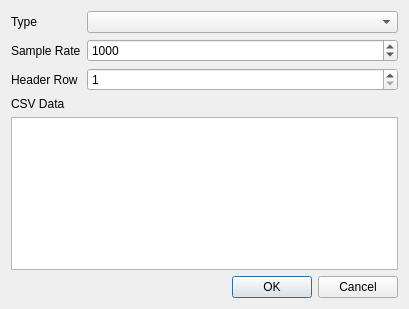
<?xml version="1.0" encoding="UTF-8"?>
<ui version="4.0">
 <class>Dialog</class>
 <widget class="QDialog" name="Dialog">
  <property name="geometry">
   <rect>
    <x>0</x>
    <y>0</y>
    <width>409</width>
    <height>309</height>
   </rect>
  </property>
  <property name="windowTitle">
   <string>Dialog</string>
  </property>
  <layout class="QVBoxLayout" name="verticalLayout">
   <item>
    <layout class="QFormLayout" name="formLayout">
     <item row="0" column="1">
      <widget class="QComboBox" name="typeComboBox">
       <property name="currentText">
        <string/>
       </property>
      </widget>
     </item>
     <item row="0" column="0">
      <widget class="QLabel" name="typeLabel">
       <property name="text">
        <string>Type</string>
       </property>
      </widget>
     </item>
     <item row="1" column="1">
      <widget class="QSpinBox" name="sampleRateSpinBox">
       <property name="minimum">
        <number>1</number>
       </property>
       <property name="maximum">
        <number>999999999</number>
       </property>
       <property name="value">
        <number>1000</number>
       </property>
      </widget>
     </item>
     <item row="1" column="0">
      <widget class="QLabel" name="sampleRateLabel">
       <property name="text">
        <string>Sample Rate</string>
       </property>
      </widget>
     </item>
     <item row="2" column="0">
      <widget class="QLabel" name="headerRowLabel">
       <property name="text">
        <string>Header Row</string>
       </property>
      </widget>
     </item>
     <item row="2" column="1">
      <widget class="QSpinBox" name="headerRowSpinBox">
       <property name="minimum">
        <number>1</number>
       </property>
       <property name="value">
        <number>1</number>
       </property>
      </widget>
     </item>
    </layout>
   </item>
   <item>
    <widget class="QLabel" name="csvLabel">
     <property name="text">
      <string>CSV Data</string>
     </property>
    </widget>
   </item>
   <item>
    <widget class="CSVViewer" name="csvViewer">
     <property name="enabled">
      <bool>true</bool>
     </property>
     <property name="undoRedoEnabled">
      <bool>false</bool>
     </property>
     <property name="readOnly">
      <bool>true</bool>
     </property>
    </widget>
   </item>
   <item>
    <widget class="QDialogButtonBox" name="buttonBox">
     <property name="orientation">
      <enum>Qt::Horizontal</enum>
     </property>
     <property name="standardButtons">
      <set>QDialogButtonBox::Cancel|QDialogButtonBox::Ok</set>
     </property>
    </widget>
   </item>
  </layout>
 </widget>
 <customwidgets>
  <customwidget>
   <class>CSVViewer</class>
   <extends>QPlainTextEdit</extends>
   <header location="global">..csvviewer</header>
  </customwidget>
 </customwidgets>
 <resources/>
 <connections>
  <connection>
   <sender>buttonBox</sender>
   <signal>accepted()</signal>
   <receiver>Dialog</receiver>
   <slot>accept()</slot>
   <hints>
    <hint type="sourcelabel">
     <x>248</x>
     <y>254</y>
    </hint>
    <hint type="destinationlabel">
     <x>157</x>
     <y>274</y>
    </hint>
   </hints>
  </connection>
  <connection>
   <sender>buttonBox</sender>
   <signal>rejected()</signal>
   <receiver>Dialog</receiver>
   <slot>reject()</slot>
   <hints>
    <hint type="sourcelabel">
     <x>316</x>
     <y>260</y>
    </hint>
    <hint type="destinationlabel">
     <x>286</x>
     <y>274</y>
    </hint>
   </hints>
  </connection>
 </connections>
</ui>
